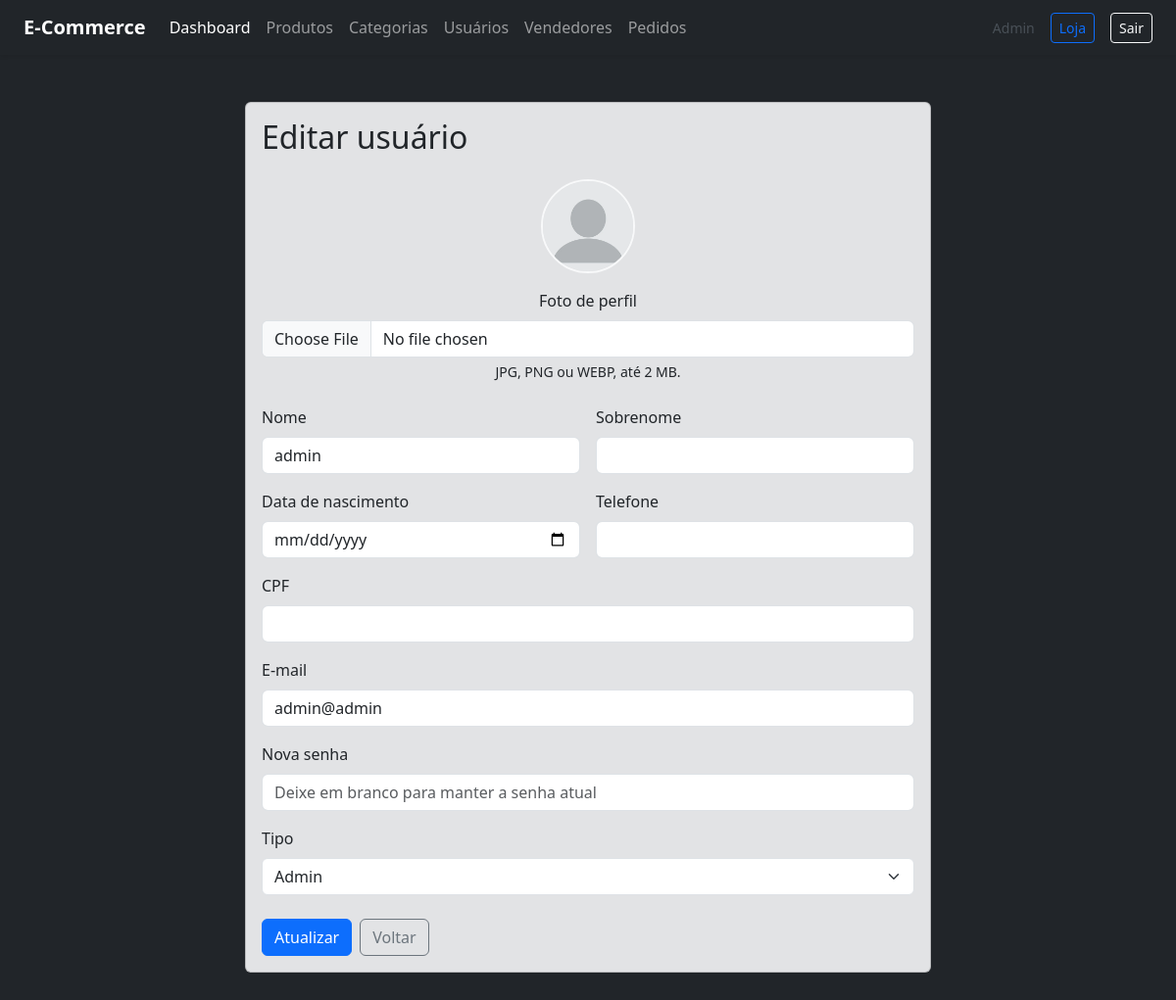
Page /usuario/alterar.php?id=1 (signed in) on the committed database.
### tables this page shows
CREATE TABLE IF NOT EXISTS `Usuario` (
  `id` INT UNSIGNED NOT NULL AUTO_INCREMENT,
  `Nome` VARCHAR(255) NOT NULL,
  `Sobrenome` VARCHAR(255) NOT NULL DEFAULT '',
  `Dtnasc` DATE DEFAULT NULL,
  `Telefone` VARCHAR(20) DEFAULT '',
  `CPF` VARCHAR(14) DEFAULT '',
  `Email` VARCHAR(255) NOT NULL UNIQUE,
  `Senha` VARCHAR(255) NOT NULL,
  `Foto_perfil` VARCHAR(255) DEFAULT '',
  `Produtos_comprados` VARCHAR(255) DEFAULT '',
  `Produtos_carrinho` VARCHAR(255) DEFAULT '',
  `produtos_desejo` VARCHAR(255) DEFAULT '',
  `Chat` VARCHAR(255) DEFAULT '',
  `Tipo` VARCHAR(50) NOT NULL DEFAULT 'usuario',
  PRIMARY KEY (`id`)
);

### usuario/alterar.php (the view, shortened to what this page needs)
<?php
require_once __DIR__ . '/../database/conexao.php';
$id = (int) ($_GET['id'] ?? 0);
$stmtUsuario = mysqli_prepare($conn, 'SELECT * FROM Usuario WHERE id = ? LIMIT 1');
mysqli_stmt_bind_param($stmtUsuario, 'i', $id);
mysqli_stmt_execute($stmtUsuario);
$usuario = mysqli_fetch_assoc(mysqli_stmt_get_result($stmtUsuario));
?>
<!doctype html>
<html lang="pt-BR">
<head>
    <link href="https://cdn.jsdelivr.net/npm/bootstrap@5.3.8/dist/css/bootstrap.min.css" rel="stylesheet">
</head>
<body class="bg-dark text-light">
    <?php require_once __DIR__ . '/../include/navbar_admin.php'; ?>
    <div class="container py-5">
        <div class="card bg-secondary-subtle text-dark mx-auto" style="max-width: 700px;">
            <div class="card-body">
                <h2 class="mb-4">Editar usuário</h2>
                <form method="POST" action="alterar.php?id=<?= (int) $id ?>" enctype="multipart/form-data">
                    <div class="mb-4 text-center">
                        <?php if (!empty($usuario['Foto_perfil'])): ?>
                            <img src="<?= BASE_URL . htmlspecialchars($usuario['Foto_perfil'], ENT_QUOTES, 'UTF-8') ?>" alt="Foto de perfil do usuário" class="rounded-circle border border-2 border-light" style="width: 96px; height: 96px; object-fit: cover;">
                        <?php else: ?>
                            <img src="<?= BASE_URL ?>assets/img/perfil.png" alt="Foto padrão de perfil" class="rounded-circle border border-2 border-light" style="width: 96px; height: 96px; object-fit: cover;">
                        <?php endif; ?>
                        <div class="mt-3">
                            <label for="foto_perfil" class="form-label d-block">Foto de perfil</label>
                            <input type="file" id="foto_perfil" name="foto_perfil" class="form-control" accept="image/jpeg,image/png,image/webp">
                            <div class="form-text text-dark">JPG, PNG ou WEBP, até 2 MB.</div>
                        </div>
                    </div>
                    <div class="row g-3">
                        <div class="col-md-6">
                            <label class="form-label">Nome</label>
                            <input type="text" name="nome" class="form-control" value="<?= htmlspecialchars($usuario['Nome'] ?? '', ENT_QUOTES, 'UTF-8') ?>" required>
                        </div>
                        <div class="col-md-6">
                            <label class="form-label">Sobrenome</label>
                            <input type="text" name="sobrenome" class="form-control" value="<?= htmlspecialchars($usuario['Sobrenome'] ?? '', ENT_QUOTES, 'UTF-8') ?>">
                        </div>
                        <div class="col-md-6">
                            <label class="form-label">Data de nascimento</label>
                            <input type="date" name="dtnasc" class="form-control" value="<?= htmlspecialchars($usuario['Dtnasc'] ?? '', ENT_QUOTES, 'UTF-8') ?>">
                        </div>
                        <div class="col-md-6">
                            <label class="form-label" for="telefone">Telefone</label>
                            <input type="tel" id="telefone" name="telefone" class="form-control" maxlength="15" value="<?= htmlspecialchars($usuario['Telefone'] ?? '', ENT_QUOTES, 'UTF-8') ?>">
                        </div>
                        <div class="col-md-12">
                            <label class="form-label" for="cpf">CPF</label>
                            <input type="text" id="cpf" name="cpf" class="form-control" maxlength="14" value="<?= htmlspecialchars($usuario['CPF'] ?? '', ENT_QUOTES, 'UTF-8') ?>">
                        </div>
                        <div class="col-md-12">
                            <label class="form-label">E-mail</label>
                            <input type="email" name="email" class="form-control" value="<?= htmlspecialchars($usuario['Email'] ?? '', ENT_QUOTES, 'UTF-8') ?>" required>
                        </div>
                        <div class="col-md-12">
                            <label class="form-label">Nova senha</label>
                            <input type="password" name="senha" class="form-control" placeholder="Deixe em branco para manter a senha atual">
                        </div>
                        <div class="col-md-12">
                            <label class="form-label">Tipo</label>
                            <select name="tipo" class="form-select">
                                <option value="admin" <?= (($usuario['Tipo'] ?? 'usuario') === 'admin') ? 'selected' : '' ?>>Admin</option>
                            </select>
                        </div>
                    </div>
                    <div class="mt-4 d-flex gap-2">
                        <button type="submit" class="btn btn-primary">Atualizar</button>
                        <a href="listar.php" class="btn btn-outline-secondary">Voltar</a>
                    </div>
                </form>
            </div>
        </div>
    </div>
</body>
</html>

### rows in the picture
usuario: nome "admin", email "admin@admin", tipo "Admin"
